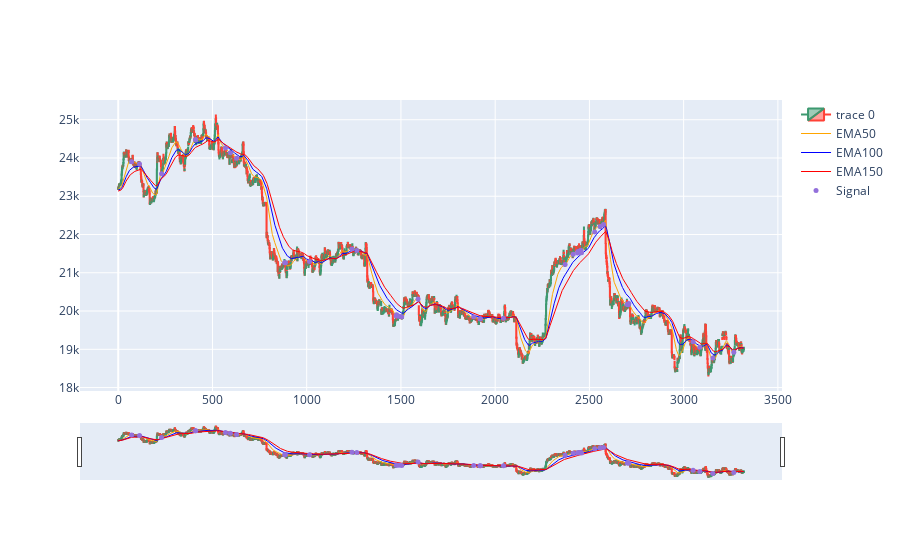

Write notebook code for a chart like this one.
### Code cell
import plotly.graph_objects as go
from plotly.subplots import make_subplots
from datetime import datetime
dfpl = df[:]
#100:350
fig = go.Figure(data=[go.Candlestick(x=dfpl.index,
                open=dfpl['Open'],
                high=dfpl['High'],
                low=dfpl['Low'],
                close=dfpl['Close']),
                go.Scatter(x=dfpl.index, y=dfpl.EMA50, line=dict(color='orange', width=1), name="EMA50"),
                go.Scatter(x=dfpl.index, y=dfpl.EMA100, line=dict(color='blue', width=1), name="EMA100"),
                go.Scatter(x=dfpl.index, y=dfpl.EMA150, line=dict(color='red', width=1), name="EMA150")])

fig.add_scatter(x=dfpl.index, y=dfpl['pointpos'], mode="markers",
                marker=dict(size=5, color="MediumPurple"),
                name="Signal")
fig.show()

### Figure 1 — Plotly figure (JSON) as saved in the notebook; plotly's stock layout.template omitted (floating-point values rounded to 4 significant figures; data arrays with more than 128 entries replaced by an {"elided": "..."} marker saying what was removed)
{"data": [{"close": {"elided": "3320 float values"}, "high": {"elided": "3320 float values"}, "low": {"elided": "3320 float values"}, "open": {"elided": "3320 float values"}, "type": "candlestick", "x": {"elided": "3320 int values"}}, {"line": {"color": "orange", "width": 1}, "name": "EMA50", "type": "scatter", "x": {"elided": "3320 int values"}, "y": {"elided": "3320 float values"}}, {"line": {"color": "blue", "width": 1}, "name": "EMA100", "type": "scatter", "x": {"elided": "3320 int values"}, "y": {"elided": "3320 float values"}}, {"line": {"color": "red", "width": 1}, "name": "EMA150", "type": "scatter", "x": {"elided": "3320 int values"}, "y": {"elided": "3320 float values"}}, {"marker": {"color": "MediumPurple", "size": 5}, "mode": "markers", "name": "Signal", "type": "scatter", "x": {"elided": "3320 int values"}, "y": {"elided": "3320 float values"}}], "layout": {"autosize": true, "xaxis": {"autorange": true, "range": [-194.1, 3513.0], "rangeslider": {"autorange": true, "range": [-194.1, 3513.0], "yaxis": {"_template": null, "rangemode": "match"}}, "type": "linear"}, "yaxis": {"autorange": true, "range": [17910.0, 25520.0], "type": "linear"}}}
